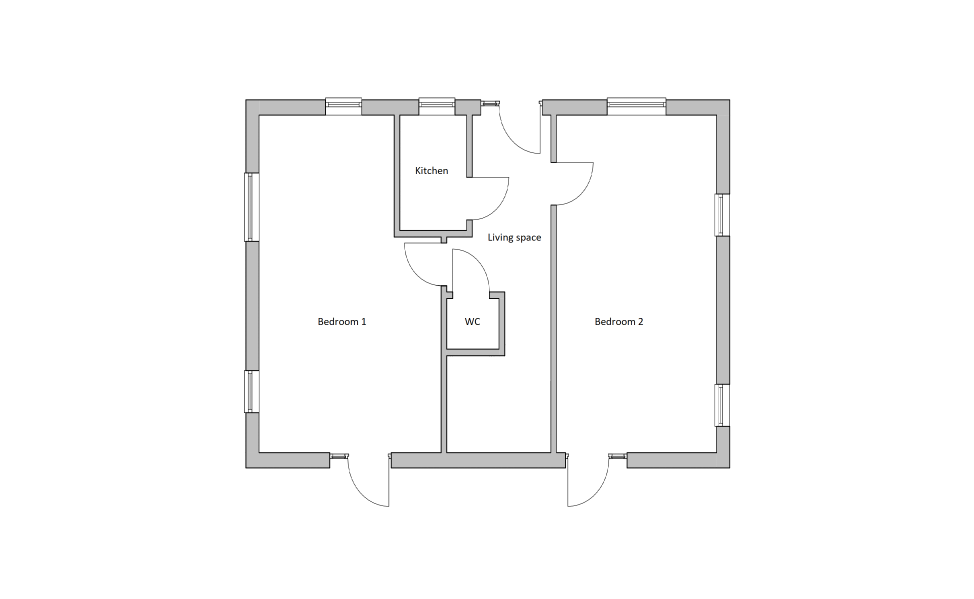
#> input picture data/floor_plan.png, 2920 x 1797 px (shown at 1/3 size)
$ python main.py
#> lines starting #> are read from the running program, lines starting #| are printed output that depends on the picture; after the words box and inside, x2 and y2 are one past the last pixel; in counts of white or black regions, pixels touching at a corner belong together
import cv2
import matplotlib.pyplot as plt
import numpy as np

def visualize_images(img1, img2, title1, title2):
    # Display two images side by side
    plt.figure(figsize=(10, 5))

    plt.subplot(1, 2, 1)
    plt.title(title1)
    plt.imshow(img1, cmap='gray')
    plt.axis('off')

    plt.subplot(1, 2, 2)
    plt.title(title2)
    plt.imshow(img2, cmap='gray')
    plt.axis('off')

    plt.show()


def detect_rooms(img, background_label, spaces_label):

    # Create a binary mask
#> called with background_label = 200, spaces_label = 150
    binary_mask = (img < 255).astype(np.uint8) * 255
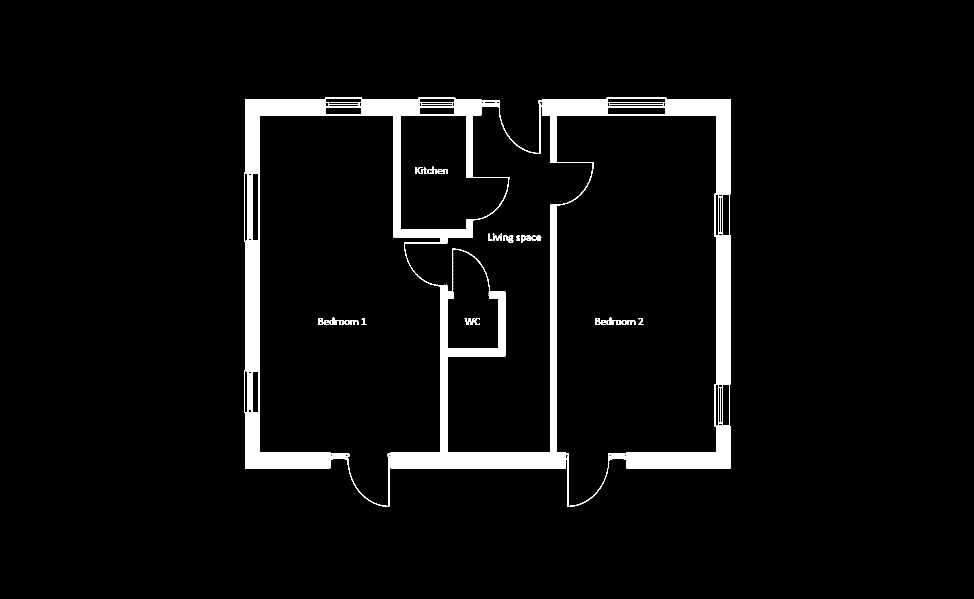
#> binary_mask: shape (1797, 2920) (shown at 1/3 size); 4.5% white; 40 white regions (3 under 20 px), largest, box (x1, y1, x2, y2) and area: (732, 292, 2192, 1520) 232948, (1394, 954, 1423, 975) 313, (955, 954, 970, 975) 216

    # Erode the image
    kernel = np.ones((5, 5), np.uint8)
    eroded_img = cv2.erode(binary_mask, kernel, iterations=2)
#> eroded_img: shape (1797, 2920); 3.1% white; 10 white regions, largest, box (x1, y1, x2, y2) and area: (1176, 617, 1694, 1402) 42044, (2001, 302, 2187, 580) 15919, (740, 302, 974, 517) 15509

    # Detect edges in the eroded image
    edges = cv2.Canny(eroded_img, 50, 150)
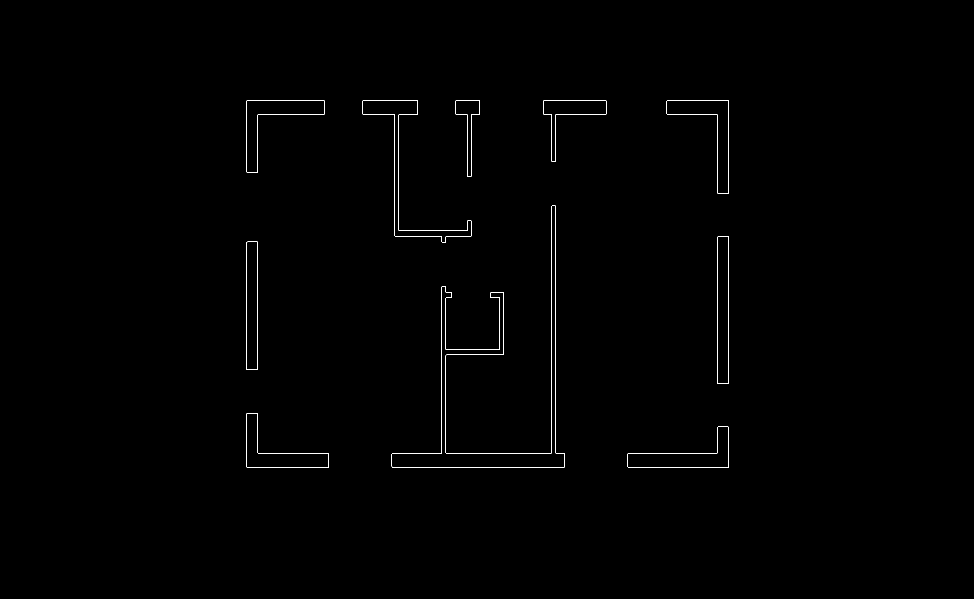
#> edges: shape (1797, 2920) (shown at 1/3 size); 0.24% white in thin lines or dots, all inside (x1, y1, x2, y2) = (739, 301, 2187, 1402)

    # Detect lines using the Hough Line Transform
    lines = cv2.HoughLinesP(edges, rho=1, theta=np.pi/180, threshold=50, minLineLength=1, maxLineGap=300)
#> lines = 22 rows, first 6: [740, 1401, 2186, 1401], [739, 1359, 2186, 1359], [2186, 1400, 2186, 302], [741, 301, 2185, 301], [739, 1399, 739, 303], [1654, 1358, 1654, 343]

    # Create a blank canvas to draw lines
    connected_lines = np.zeros_like(eroded_img)

    # Draw detected lines
    if lines is not None:
        for line in lines:
            x1, y1, x2, y2 = line[0]
            cv2.line(connected_lines, (x1, y1), (x2, y2), 255, thickness=2)
#> this loop made 22 passes
#> (x1, y1, x2, y2) on passes 1 to 12: (740, 1401, 2186, 1401), (739, 1359, 2186, 1359), (2186, 1400, 2186, 302), (741, 301, 2185, 301), (739, 1399, 739, 303), (1654, 1358, 1654, 343), (775, 342, 2150, 342), (1666, 1358, 1666, 344), (2151, 1358, 2151, 343), (773, 1358, 773, 344), (1325, 1358, 1325, 692), (1196, 708, 1196, 344)
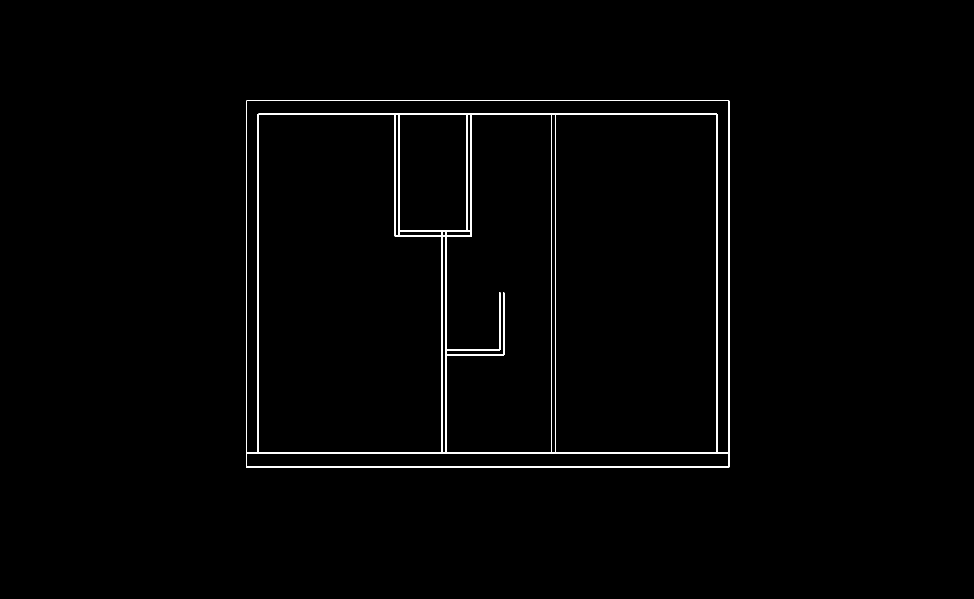
#> connected_lines: shape (1797, 2920) (shown at 1/3 size); 0.91% white; 1 white region, box (x1, y1, x2, y2) and area: (738, 300, 2188, 1403) 47584

    # Combine the original eroded image with the connected lines
    final_img = ~(cv2.bitwise_or(eroded_img, connected_lines)) ## here we invert the image to use spaces as foreground
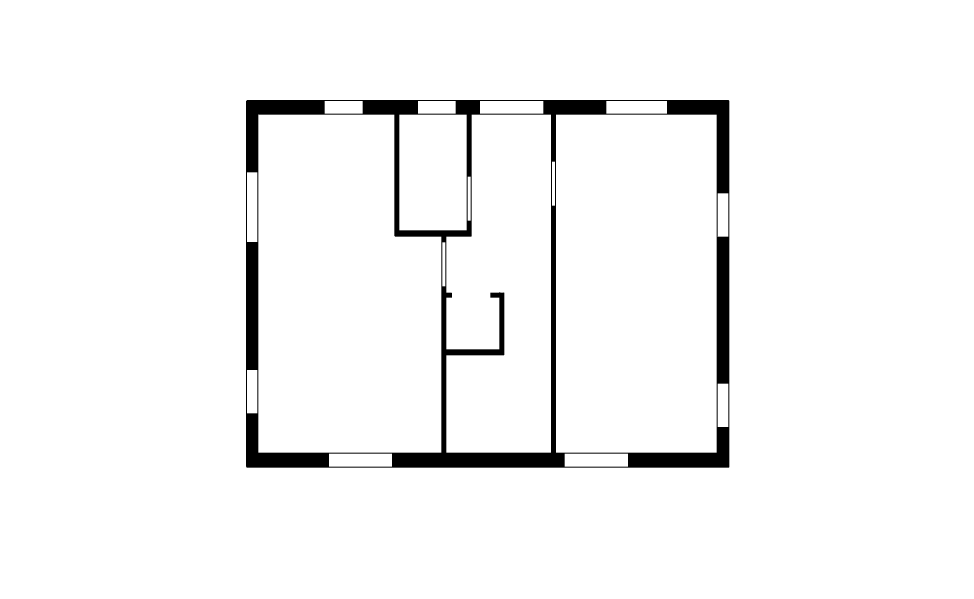
#> final_img: shape (1797, 2920) (shown at 1/3 size); 96.4% white; 1 black region, box (x1, y1, x2, y2) and area: (738, 300, 2188, 1403) 191237

    # plt.imshow(~final_img, cmap='gray')
    # plt.title("Final Image (inverted)")
    # plt.show()

    # Connected components analysis
    num_labels, labels, stats, centroids = cv2.connectedComponentsWithStats(final_img, connectivity=8)
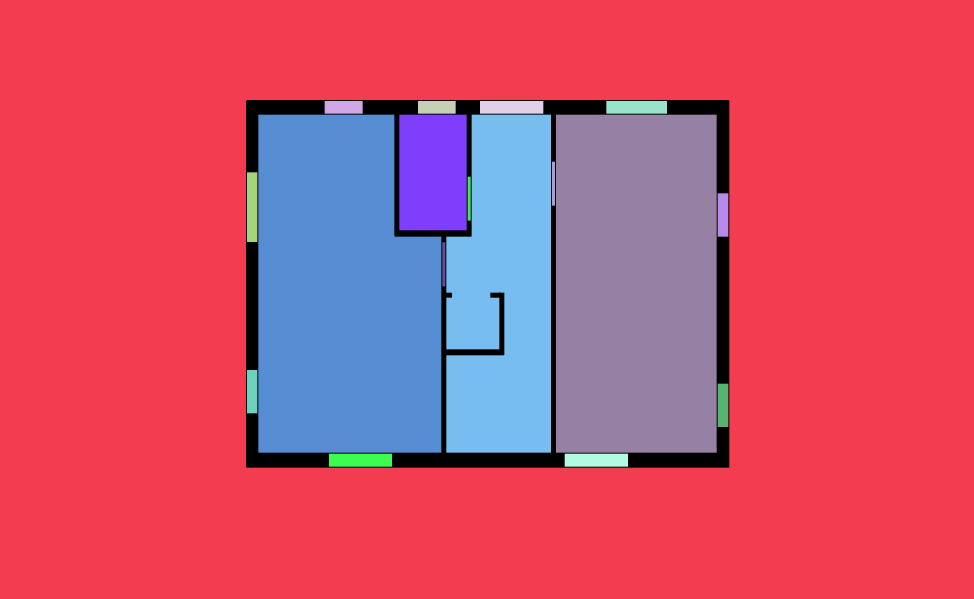
#> labels: shape (1797, 2920) int32 (shown at 1/3 size); 19 distinct labels, from 0 to 18; one colour per label, 0 black
#> num_labels = 19; stats = 19 rows, first 6: [738, 300, 1450, 1103, 191237], [0, 0, 2920, 1797, 3647904], [974, 303, 114, 38, 4332], [1254, 303, 113, 38, 4294], [1440, 303, 190, 38, 7220], [1819, 303, 182, 38, 6916]; centroids = 19 rows, first 8: [1466.8, 870.7], [1458.2, 918.6], [1030.5, 321.5], [1310, 321.5], [1534.5, 321.5], [1909.5, 321.5], [1028.2, 883.6], [1298.5, 517]

    # print('stats:', stats)

    # Filter components by area and create a colored output image
    min_area = 20000  # Minimum area threshold
    output_img = np.zeros((*final_img.shape, 3), dtype=np.uint8)  # Create a blank color image

    # Find the largest component (excluding background)
    largest_label = 1 + np.argmax(stats[1:, cv2.CC_STAT_AREA])  # Skip the background (label 0)
#> largest_label = 1

    for label in range(1, num_labels):  # Skip background (label 0)
        area = stats[label, cv2.CC_STAT_AREA]
        if label == largest_label:
            output_img[labels == label] = background_label  # Set/assume the largest component to background_label
        elif area >= min_area:
            # Generate a random color for the component
            color = tuple(np.random.randint(0, 255, size=3).tolist())
            output_img[labels == label] = color
        else:
            output_img[labels == label] = spaces_label  # Set small components to white
#> this loop made 18 passes
#> area on passes 1 to 12: 3647904, 4332, 4294, 7220, 6916, 505084, 70094, 284236, 488748, 1188, 6479, 1188
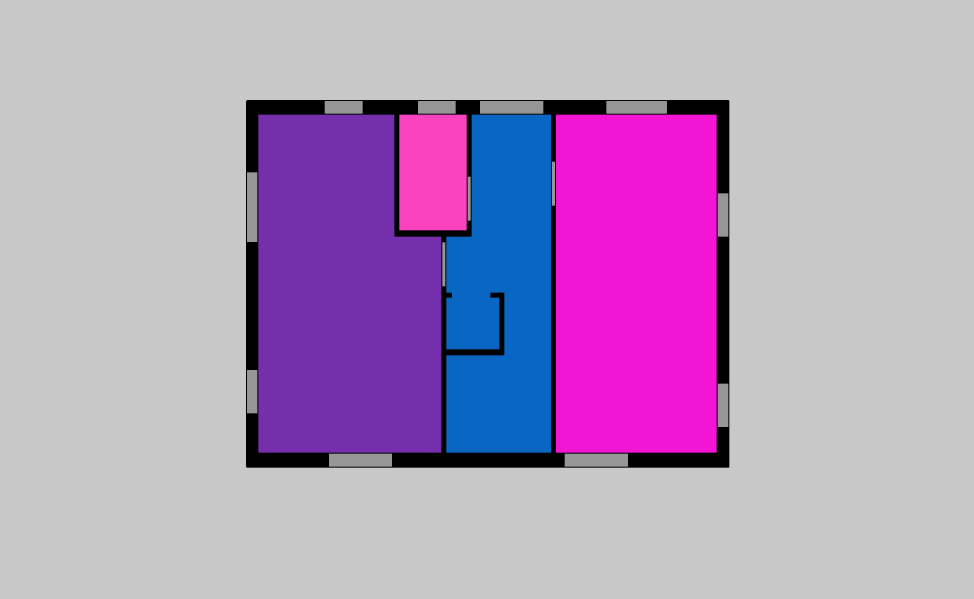
#> output_img: shape (1797, 2920, 3) (shown at 1/3 size); mean of channels 0, 1, 2 190.1, 153.7, 178.4; drawn as B, G, R

    return output_img


spaces_label = 150
background_label = 200

if __name__ == '__main__':

    # Load image (grayscale)
    img = cv2.imread("./data/floor_plan.png", cv2.IMREAD_GRAYSCALE)
    # print('shape:', img.shape)

    # Segment rooms
    rooms_mask = detect_rooms(img, background_label=background_label, spaces_label=spaces_label)
    # plt.imshow(rooms_mask)
    # plt.title('detected rooms')
    # plt.show()


    # Find connected components in the combined mask
    num_labels, labels, stats, centroids = cv2.connectedComponentsWithStats(rooms_mask[:, :, 0], connectivity=8)
#> num_labels = 19
    #
    # print('labels', labels)
    # print('num_labels', num_labels)

    # Create a copy for visualization
    output_img = cv2.cvtColor(rooms_mask[:, :, 0], cv2.COLOR_GRAY2BGR)
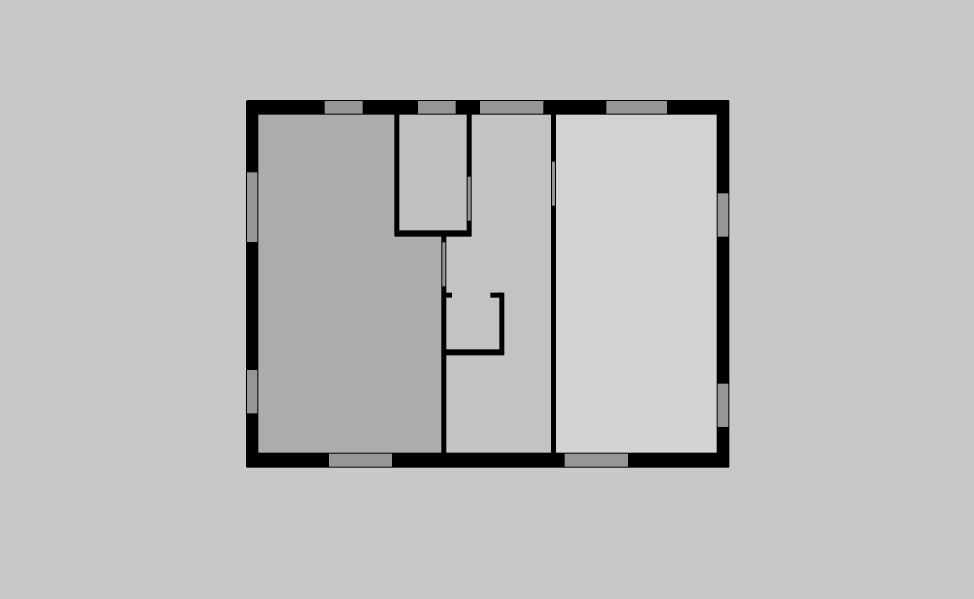
#> output_img: shape (1797, 2920, 3) (shown at 1/3 size); min 0, max 211, mean 190.1

    # Iterate over each connected component
    for label in range(0, num_labels):  # Skip background (label 0)
        # Get the bounding box and area for the component
        x, y, w, h, area = stats[label]

        # Get the original value of the component in the combined mask
        original_value = rooms_mask[:, :, 0][y:y + h, x:x + w][labels[y:y + h, x:x + w] == label][0]

        # print('original_value', original_value)

        if original_value == 150:
            segment_type = 'window/door'
        elif original_value == 0:
            segment_type = 'floor'
        else:
            segment_type = 'room'

        # Prepare text with area, width, and height
        text = f"A:{area}, W:{w}, H:{h}, L:{label}, {segment_type}"

        # Get the centroid of the component
        cx, cy = centroids[label]

        # set color
        if original_value == 0:
            color = (0, 255, 0)
            cx = cx - cx // 2
            cy = cy - cy // 2
        else:
            color = (0, 0, 255)

        # Add the text to the image at the centroid
        cv2.putText(output_img, text, (int(cx), int(cy)), cv2.FONT_HERSHEY_SIMPLEX, 0.5, color, 1,
                    cv2.LINE_AA)
#> this loop made 19 passes
#> (x, y, w, h, area, original_value, text, cx) on passes 1 to 8: (738, 300, 1450, 1103, 191237, 0, 'A:191237, W:1450, H:1103, L:0, floor', 733.8), (0, 0, 2920, 1797, 3647904, 200, 'A:3647904, W:2920, H:1797, L:1, room', 1458.2), (974, 303, 114, 38, 4332, 150, 'A:4332, W:114, H:38, L:2, window/door', 1030.5), (1254, 303, 113, 38, 4294, 150, 'A:4294, W:113, H:38, L:3, window/door', 1310), (1440, 303, 190, 38, 7220, 150, 'A:7220, W:190, H:38, L:4, window/door', 1534.5), (1819, 303, 182, 38, 6916, 150, 'A:6916, W:182, H:38, L:5, window/door', 1909.5), (774, 343, 550, 1015, 505084, 172, 'A:505084, W:550, H:1015, L:6, room', 1028.2), (1198, 344, 202, 347, 70094, 192, 'A:70094, W:202, H:347, L:7, room', 1298.5)


    # Display results
    visualize_images(img, output_img, 'original plan', 'Segmented Rooms')
